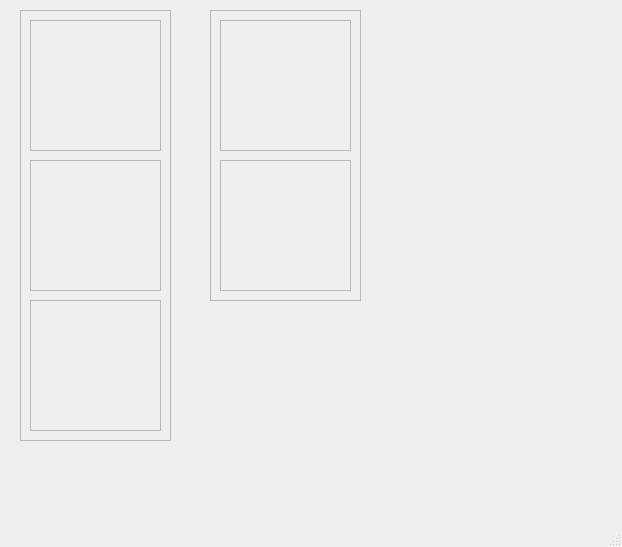
<?xml version="1.0" encoding="UTF-8"?>
<ui version="4.0">
 <class>MainWindow</class>
 <widget class="QMainWindow" name="MainWindow">
  <property name="geometry">
   <rect>
    <x>0</x>
    <y>0</y>
    <width>622</width>
    <height>547</height>
   </rect>
  </property>
  <property name="windowTitle">
   <string>MainWindow</string>
  </property>
  <widget class="QWidget" name="centralwidget">
   <widget class="QFrame" name="frame">
    <property name="geometry">
     <rect>
      <x>20</x>
      <y>10</y>
      <width>151</width>
      <height>431</height>
     </rect>
    </property>
    <property name="styleSheet">
     <string notr="true">backgrond-color: rgb(144, 144, 144)</string>
    </property>
    <property name="frameShape">
     <enum>QFrame::StyledPanel</enum>
    </property>
    <property name="frameShadow">
     <enum>QFrame::Raised</enum>
    </property>
    <widget class="QFrame" name="green">
     <property name="geometry">
      <rect>
       <x>10</x>
       <y>290</y>
       <width>131</width>
       <height>131</height>
      </rect>
     </property>
     <property name="styleSheet">
      <string notr="true"/>
     </property>
     <property name="frameShape">
      <enum>QFrame::StyledPanel</enum>
     </property>
     <property name="frameShadow">
      <enum>QFrame::Raised</enum>
     </property>
    </widget>
    <widget class="QFrame" name="yellow">
     <property name="geometry">
      <rect>
       <x>10</x>
       <y>150</y>
       <width>131</width>
       <height>131</height>
      </rect>
     </property>
     <property name="styleSheet">
      <string notr="true"/>
     </property>
     <property name="frameShape">
      <enum>QFrame::StyledPanel</enum>
     </property>
     <property name="frameShadow">
      <enum>QFrame::Raised</enum>
     </property>
    </widget>
    <widget class="QFrame" name="red">
     <property name="geometry">
      <rect>
       <x>10</x>
       <y>10</y>
       <width>131</width>
       <height>131</height>
      </rect>
     </property>
     <property name="styleSheet">
      <string notr="true"/>
     </property>
     <property name="frameShape">
      <enum>QFrame::StyledPanel</enum>
     </property>
     <property name="frameShadow">
      <enum>QFrame::Raised</enum>
     </property>
    </widget>
   </widget>
   <widget class="QFrame" name="min_frame">
    <property name="geometry">
     <rect>
      <x>210</x>
      <y>10</y>
      <width>151</width>
      <height>291</height>
     </rect>
    </property>
    <property name="styleSheet">
     <string notr="true">backgrond-color: rgb(144, 144, 144)</string>
    </property>
    <property name="frameShape">
     <enum>QFrame::StyledPanel</enum>
    </property>
    <property name="frameShadow">
     <enum>QFrame::Raised</enum>
    </property>
    <widget class="QFrame" name="min_green">
     <property name="geometry">
      <rect>
       <x>10</x>
       <y>150</y>
       <width>131</width>
       <height>131</height>
      </rect>
     </property>
     <property name="styleSheet">
      <string notr="true"/>
     </property>
     <property name="frameShape">
      <enum>QFrame::StyledPanel</enum>
     </property>
     <property name="frameShadow">
      <enum>QFrame::Raised</enum>
     </property>
    </widget>
    <widget class="QFrame" name="min_red">
     <property name="geometry">
      <rect>
       <x>10</x>
       <y>10</y>
       <width>131</width>
       <height>131</height>
      </rect>
     </property>
     <property name="styleSheet">
      <string notr="true"/>
     </property>
     <property name="frameShape">
      <enum>QFrame::StyledPanel</enum>
     </property>
     <property name="frameShadow">
      <enum>QFrame::Raised</enum>
     </property>
    </widget>
   </widget>
  </widget>
  <widget class="QMenuBar" name="menubar">
   <property name="geometry">
    <rect>
     <x>0</x>
     <y>0</y>
     <width>622</width>
     <height>21</height>
    </rect>
   </property>
  </widget>
  <widget class="QStatusBar" name="statusbar"/>
 </widget>
 <resources/>
 <connections/>
</ui>
